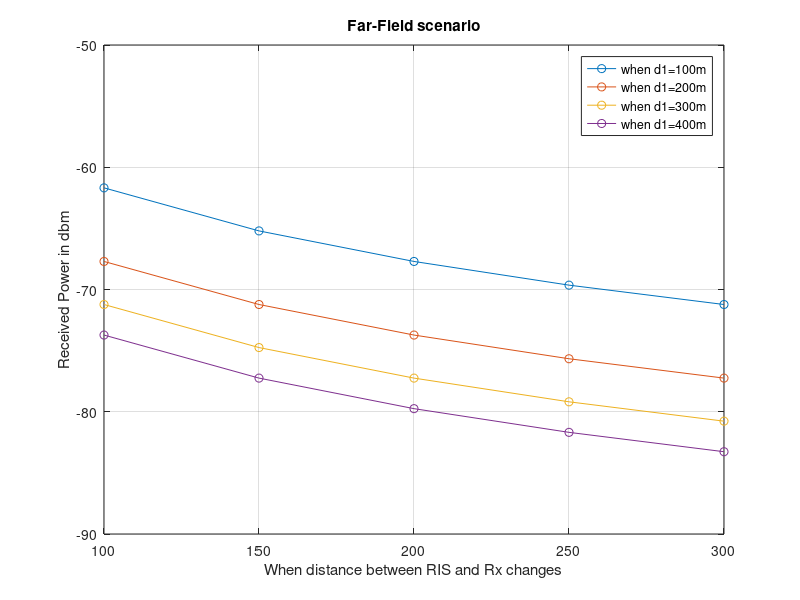
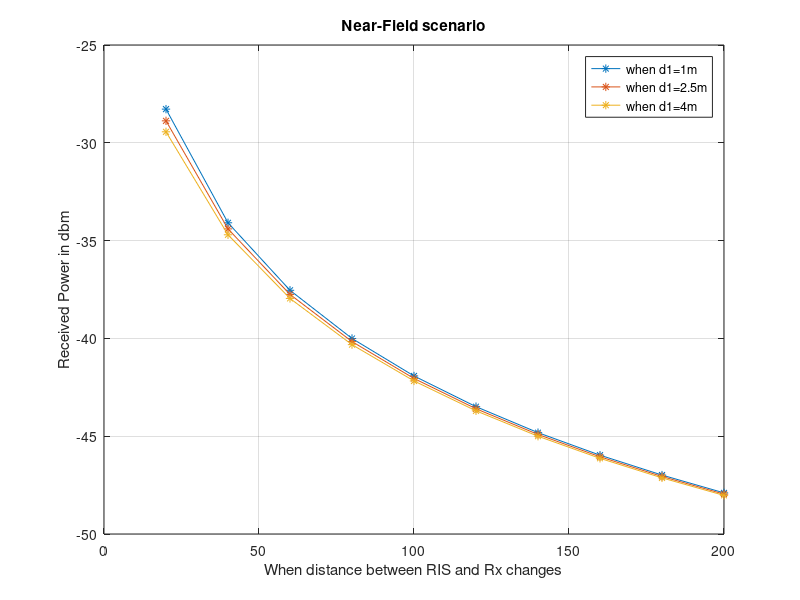

These figures' MATLAB source, in order:
%checking results
%%far-field formula 5b 
clear all;clc;
Gt=125;
Gr=125;
G=1;
Pt=0.01;
M=102;
N=100;
dx=0.01;
dy=0.01;
theta_t=pi/4;
theta_r=pi/4;
phi_t=pi;
phi_r=0;
f=10.5e12;
lambda=0.0286;
lambda_square=(0.0286)^2;
F_theta_t=cos(theta_t)^3;
F_theta_r=cos(theta_r)^3;
A_square=0.9^2;
d1=100:100:400;
d2=100:50:300;
for i=1:length(d1)
    d_far=d1(i);
    Pr = Pt * (Gt * Gr * G * M^2 * N^2 * dx * dy * lambda^2 * F_theta_t *F_theta_r * A_square) ./ (64 * pi^3 * d_far.^2 * d2.^2)* abs((sinc((M * pi / lambda) * (sin(theta_t) * cos(phi_t) + sin(theta_r) * cos(phi_r)) * dx) / sinc((pi / lambda) * (sin(theta_t) * cos(phi_t) + sin(theta_r) * cos(phi_r)) * dx)))* abs((sinc((N * pi / lambda) * (sin(theta_t) * sin(phi_t) + sin(theta_r) * sin(phi_r)) * dy) / sinc((pi / lambda) * (sin(theta_t) * sin(phi_t) + sin(theta_r) * sin(phi_r)) * dy)))^2;
    dbw_power=10*log10(Pr/0.001);
    figure (1)
    plot(d2,dbw_power,"Marker","o");
    hold all;
    ylim([-90 -50]);
    ylabel("Received Power in dbm");
    xlabel("When distance between RIS and Rx changes");
    title("Far-Field scenario");
    legend("when d1=100m","when d1=200m","when d1=300m","when d1=400m","Location","best");
    grid on
end
%near-field bradcasing case
figure (2)
d1_near=1:1.5:4;
d2_near=20:20:200;
for i=1:length(d1_near)
    d1=d1_near(i);
    Ar=(Gr*lambda_square)/(4*pi);
    P_near_received=(Gt * Ar * A_square) ./ (4 * pi * ((d1 + d2_near).^2)) * Pt;
    plot(d2_near,10*log10(P_near_received/0.001),"Marker","*");
    ylabel("Received Power in dbm");
    xlabel("When distance between RIS and Rx changes");
    title("Near-Field scenario");
    legend("when d1=1m","when d1=2.5m","when d1=4m","Location","best");
    hold all;
    grid on;
end
